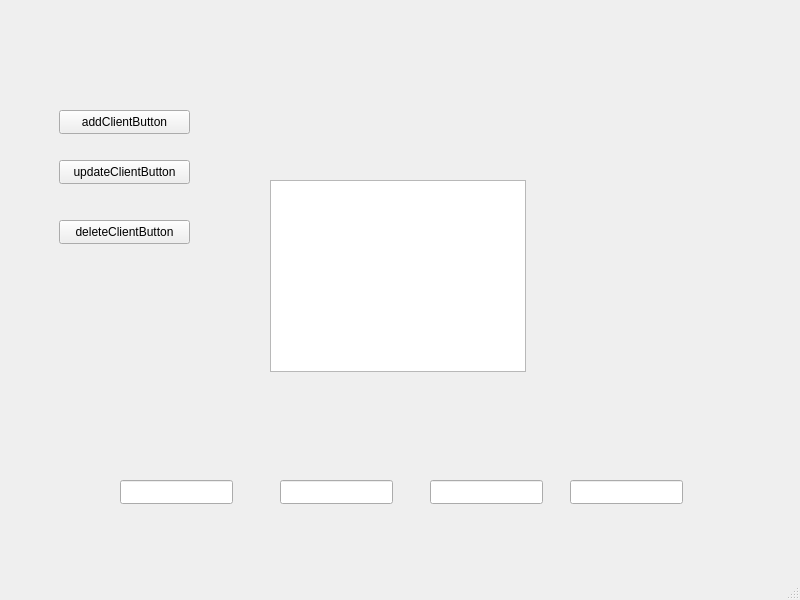
<?xml version="1.0" encoding="UTF-8"?>
<ui version="4.0">
 <class>MainWindow</class>
 <widget class="QMainWindow" name="MainWindow">
  <property name="geometry">
   <rect>
    <x>0</x>
    <y>0</y>
    <width>800</width>
    <height>600</height>
   </rect>
  </property>
  <property name="windowTitle">
   <string>MainWindow</string>
  </property>
  <widget class="QWidget" name="centralwidget">
   <widget class="QTableView" name="tableView">
    <property name="geometry">
     <rect>
      <x>270</x>
      <y>180</y>
      <width>256</width>
      <height>192</height>
     </rect>
    </property>
   </widget>
   <widget class="QPushButton" name="addClientButton">
    <property name="geometry">
     <rect>
      <x>59</x>
      <y>110</y>
      <width>131</width>
      <height>24</height>
     </rect>
    </property>
    <property name="text">
     <string>addClientButton</string>
    </property>
   </widget>
   <widget class="QPushButton" name="updateClientButton">
    <property name="geometry">
     <rect>
      <x>59</x>
      <y>160</y>
      <width>131</width>
      <height>24</height>
     </rect>
    </property>
    <property name="text">
     <string>updateClientButton</string>
    </property>
   </widget>
   <widget class="QPushButton" name="deleteClientButton">
    <property name="geometry">
     <rect>
      <x>59</x>
      <y>220</y>
      <width>131</width>
      <height>24</height>
     </rect>
    </property>
    <property name="text">
     <string>deleteClientButton</string>
    </property>
   </widget>
   <widget class="QLineEdit" name="nomLineEdit">
    <property name="geometry">
     <rect>
      <x>120</x>
      <y>480</y>
      <width>113</width>
      <height>24</height>
     </rect>
    </property>
   </widget>
   <widget class="QLineEdit" name="prenomLineEdit">
    <property name="geometry">
     <rect>
      <x>280</x>
      <y>480</y>
      <width>113</width>
      <height>24</height>
     </rect>
    </property>
   </widget>
   <widget class="QLineEdit" name="telephoneLineEdit">
    <property name="geometry">
     <rect>
      <x>430</x>
      <y>480</y>
      <width>113</width>
      <height>24</height>
     </rect>
    </property>
   </widget>
   <widget class="QLineEdit" name="emailLineEdit">
    <property name="geometry">
     <rect>
      <x>570</x>
      <y>480</y>
      <width>113</width>
      <height>24</height>
     </rect>
    </property>
   </widget>
  </widget>
  <widget class="QMenuBar" name="menubar">
   <property name="geometry">
    <rect>
     <x>0</x>
     <y>0</y>
     <width>800</width>
     <height>21</height>
    </rect>
   </property>
  </widget>
  <widget class="QStatusBar" name="statusbar"/>
 </widget>
 <resources/>
 <connections/>
</ui>
